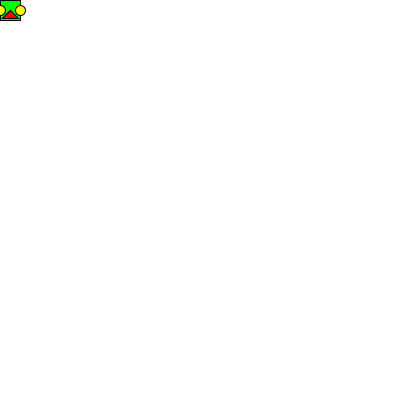
Frame 1 (no input)
Frame 60 (the mouse pressed at the canvas centre just before this capture): identical to frame 1, image omitted
Frame 120 (the mouse held since frame 60 and released just before this capture): blank canvas, image omitted

The Processing sketch that drew this single still picture (run headless with seeded random() and noise(); from frame 60 on, the mouse is pressed at the canvas centre):

// Processing sketch: processing_89006
// ── processing_89006.pde

void setup()
{
  background(255);
  size(400, 400);
}
void customShape(float coX,float coY)
{
fill(0, 255, 0);
rect(coX, coY, 20, 20);
fill(255, 255, 0);
ellipse(coX+20, coY+10, 10, 10);
ellipse(coX, coY+10, 10, 10);
fill(255, 0, 0);
triangle(coX+10, coY+10, coX+2, coY+18, coX+18, coY+18);
}
void draw()
{
if((width/2 - mouseX) >10 || (height/2 - mouseY)>10)
{background(255);
customShape(mouseX, mouseY);}
else if((mouseX - width/2) > 10 || (mouseY - height/2)>10)
{background(255);
  customShape(mouseX, mouseY);}
  else
  background(255);
}
